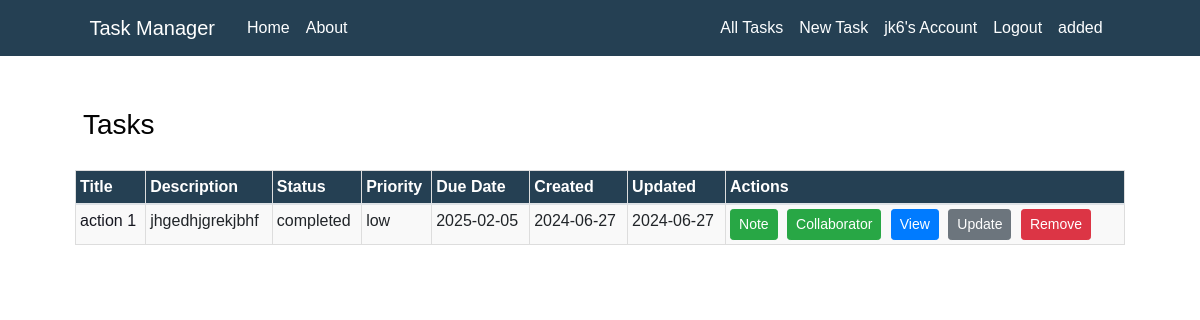
The app's page /tasks (signed in), older data.
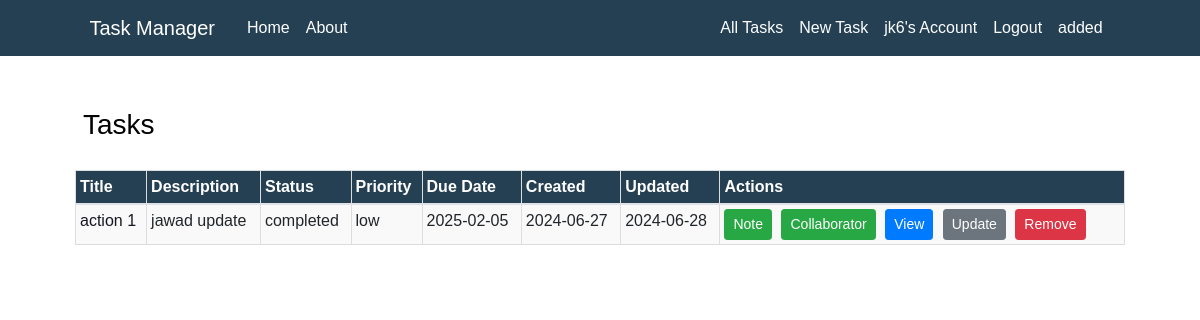
The same page, newer data.
### TaskManager/models.py (models this page shows, shortened)
class Task(db.Model):
    id = db.Column(db.Integer, primary_key=True)
    user_id = db.Column(db.Integer, db.ForeignKey('user.id'), nullable=False)
    title = db.Column(db.String(255), nullable=False)
    description = db.Column(db.Text)
    status = db.Column(db.Enum('in progress', 'completed', 'pending'), default='in progress')
    priority = db.Column(db.Enum('low', 'medium', 'high'), default='medium')
    due_date = db.Column(db.DateTime, default=datetime.utcnow)
    created_at = db.Column(db.DateTime, default=datetime.utcnow)
    updated_at = db.Column(db.DateTime, default=datetime.utcnow, onupdate=datetime.utcnow)
    notes = db.relationship(
        'Note', backref='task', lazy=True, cascade='all, delete-orphan')
    task_collaborators = db.relationship(
        'TaskCollaborator', backref='task', lazy=True, cascade='all, delete-orphan')

### TaskManager/routes.py (the view)
@app.route("/tasks")
@login_required
def all_tasks():
    tasks = current_user.tasks
    return render_template('all_tasks.html', tasks=tasks)

### TaskManager/models.py (called while the page is built)
@login_manager.user_loader
def load_user(user_id):
    return User.query.get(int(user_id))

### TaskManager/templates/all_tasks.html (shortened to what this page needs)
{% extends "layout.html" %}
{% import 'macros.html' as macros %}
{% block content %}
    <h3 class="content-section">Tasks</h3>
    <table class="table table-bordered">
        <thead class="bg-steel">
            <tr>
                <th>Title</th>
                <th>Description</th>
                <th>Status</th>
                <th>Priority</th>
                <th>Due Date</th>
                <th>Created</th>
                <th>Updated</th>
                <th>Actions</th>
            </tr>
        </thead>
        <tbody>
            {% for task in tasks %}
                <tr>
                    <td class="article-title">{{ task.title }}</td>
                    <td class="article-content">{{ task.description }}</td>
                    <td>{{ task.status }}</td>
                    <td>{{ task.priority }}</td>
                    <td>{{ task.due_date.strftime('%Y-%m-%d') }}</td>
                    <td>{{ task.created_at.strftime('%Y-%m-%d') }}</td>
                    <td>{{ task.updated_at.strftime('%Y-%m-%d') }}</td>
                    <td class="table-actions">
                        <a href="{{ url_for('new_note', task_id=task.id) }}" class="btn btn-success btn-sm">
                             Note
                        </a>
                        <a href="{{ url_for('new_collaborator', task_id=task.id) }}" class="btn btn-success btn-sm">
                             Collaborator
                        </a>
                        <a href="{{ url_for('task', task_id=task.id) }}" class="btn btn-primary btn-sm">View</a>
                        <a href="{{ url_for('update_task', task_id=task.id) }}" class="btn btn-secondary btn-sm">Update</a>
                        <button type="button" class="btn btn-danger btn-sm" data-toggle="modal" data-target="#deleteModal{{ task.id }}">
                            Remove
                        </button>
                    </td>
                </tr>
            {% endfor %}
        </tbody>
    </table>
{% endblock content %}

Row changes from the older to the newer data that the page shows:
changed Task "action 1": description "jhgedhjgrekjbhf" → "jawad update"; updated_at "2024-06-27" → "2024-06-28"
